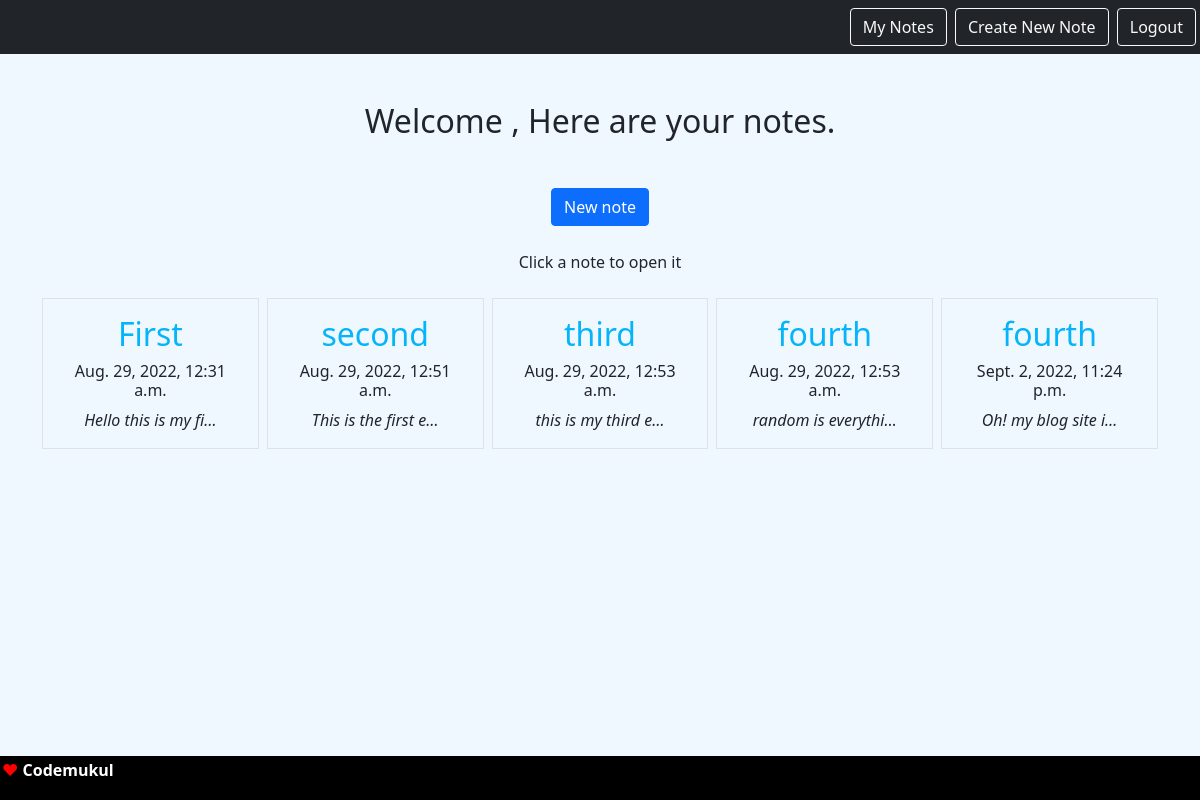
/smart/ (signed in), run on an earlier commit of the app's database.
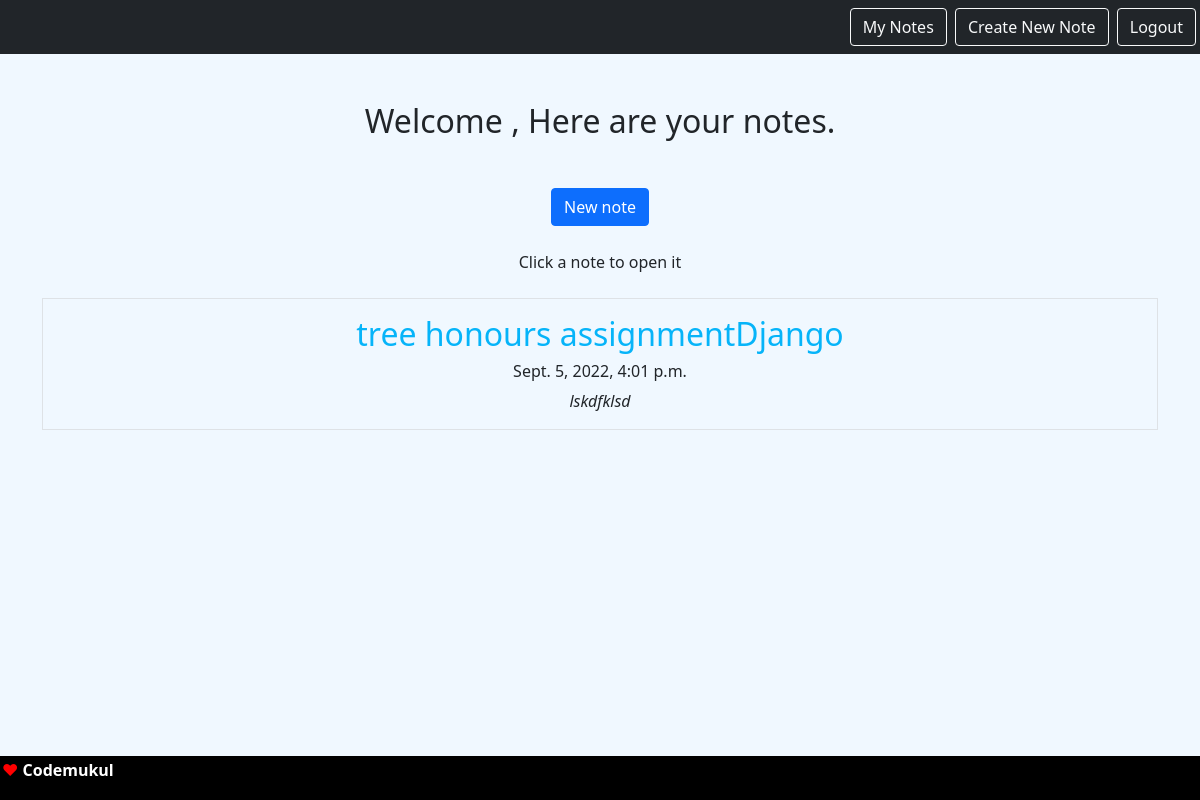
And on a later commit of the database.
### notes/models.py (models this page shows)
class Notes(models.Model):
    title = models.CharField(max_length=10000)
    text = models.TextField()
    created = models.DateTimeField(auto_now_add=True)
    user = models.ForeignKey(User, on_delete=models.CASCADE, related_name="notes")

### notes/views.py (the view)
# urls.py: path('smart/',views.NotesListView.as_view(),name='notes.list'),
class NotesListView(LoginRequiredMixin, ListView):
    model = Notes
    context_object_name = "notes"
    login_url = '/admin'
    def get_queryset(self):
        return self.request.user.notes.all()

### notes/templates/notes/notes_list.html (shortened to what this page needs)
{% extends "base.html" %}
{% block content %}
<h2 class="my-5">Welcome , Here are your notes.</h2>
<a href="{% url 'notes.new' %}" class="btn btn-primary">New note</a>
<br><br>
<h7>Click a note to open it </h7>
<br><br>
    <div class="row row-cols3 g-2">
        {% for note in notes %}
        <div class="col">
            <div class="p-3 border">
                <a href="{% url 'notes.detail' pk=note.id %}" class="text-decoration-none">
                    <h2 class="note-li">{{note.title}}</h2>
                </a>
                <h6>{{note.created}}</h6>
                <em>{{note.text|truncatechars:20}}</em>
            </div>
        </div>
        {% endfor %}
    </div>
{% endblock %}
<!-- {% load static %}

### static/templates/base.html (shortened to what this page needs)
{% load static %}
<!DOCTYPE html>
<html lang="en">
<head>
    <link rel="stylesheet" type="text/css" href="{% static 'css/style.css' %}"/>
    <link href="https://cdn.jsdelivr.net/npm/bootstrap@5.0.2/dist/css/bootstrap.min.css" rel="stylesheet">
</head>
<body>
    <nav class="navbar navbar-dark bg-dark">
        <div class="ms-auto">
            {% if user.is_authenticated %}
            <a href="{% url 'notes.list' %}" class="btn btn-outline-light me-1">My Notes</a>
            <a href="{% url 'notes.new' %}" class="btn btn-outline-light me-1">Create New Note</a>
            <a href="{% url 'logout' %}" class="btn btn-outline-light me-1">Logout</a>
            {% else %}
            <a href="{% url 'login' %}" class="btn btn-outline-light me-1">Login</a>
            <a href="{% url 'signup' %}" class="btn btn-outline-light me-1">Signup</a>
            {% endif %}
        </div>
    </nav>
    <div class="my-5 text-center container">
        {% block content %}
        {% endblock %}
    </div>
    <div style="background-color: black; width: 100%; bottom: 0; position: fixed;">
        <p style="color: white; padding: 2px;"><strong> 	<span style="color: red;">	&#10084;</span> Codemukul &nbsp;&nbsp;&nbsp;&nbsp;</p>
    </div>
</body>
</html>

### static/css/style.css (style rules this page uses)
.note-li { color: red; }

### static/templates/base.html (style rules this page uses)
body { background-color:aliceblue; }
.note-li { color:#06b4f9; }

What changed in the data, as far as the page shows it:
removed Notes: title "First", created "Aug. 29, 2022, 12:31 a.m.", text "Hello this is my fi…"
removed Notes: title "second", created "Aug. 29, 2022, 12:51 a.m.", text "This is the first e…"
removed Notes: title "third", created "Aug. 29, 2022, 12:53 a.m.", text "this is my third e…"
removed Notes: title "fourth", created "Aug. 29, 2022, 12:53 a.m.", text "random is everythi…"
removed Notes: title "fourth", created "Sept. 2, 2022, 11:24 p.m.", text "Oh! my blog site i…"
added Notes: title "tree honours assignmentDjango", created "Sept. 5, 2022, 4:01 p.m.", text "lskdfklsd"
